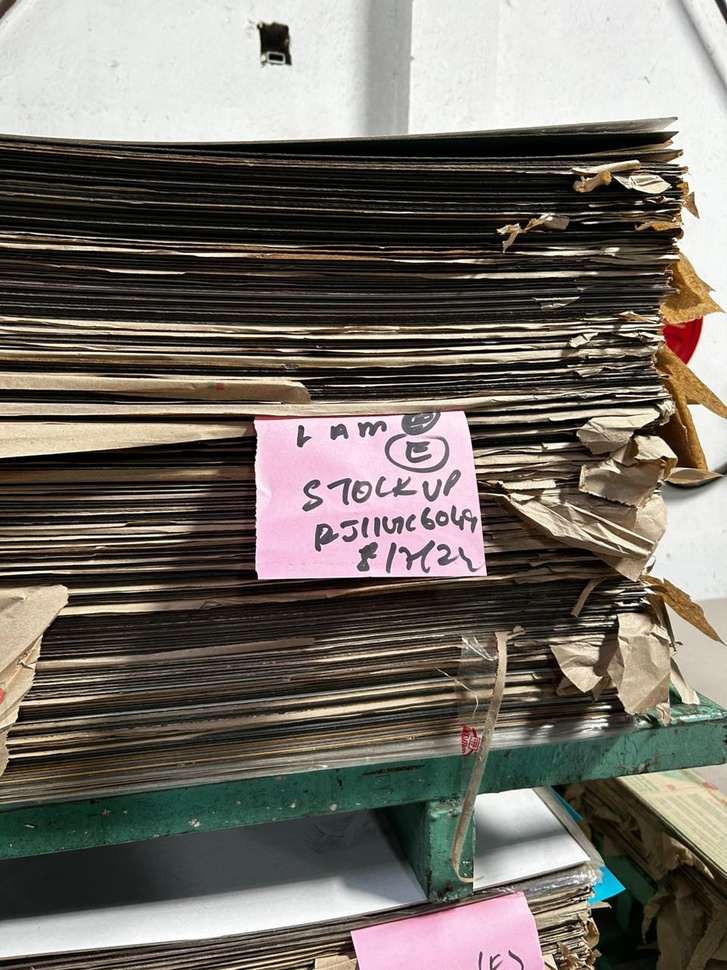
#> input picture sample_images/1.jpeg, 727 x 970 px, shrunk from 960 x 1280 before the run; its folder holds only this picture in this run
$ python -i image_analysis.py   (imports and definitions only)
#> lines starting #> are read from the running program, lines starting #| are printed output that depends on the picture; after the words box and inside, x2 and y2 are one past the last pixel; in counts of white or black regions, pixels touching at a corner belong together
import cv2
import numpy as np
from PIL import Image
import os

def preprocess_image(image_path):
#> called with image_path = 'sample_images/1.jpeg'
    try:
        # Load the image
        image = Image.open(image_path)
#> image is the input picture: PIL image 727x970 RGB; mean R, G, B 116.9, 111, 103.3
        image_cv = cv2.cvtColor(np.array(image), cv2.COLOR_RGB2BGR)

        # Convert the image to grayscale
        gray_image = cv2.cvtColor(image_cv, cv2.COLOR_BGR2GRAY)
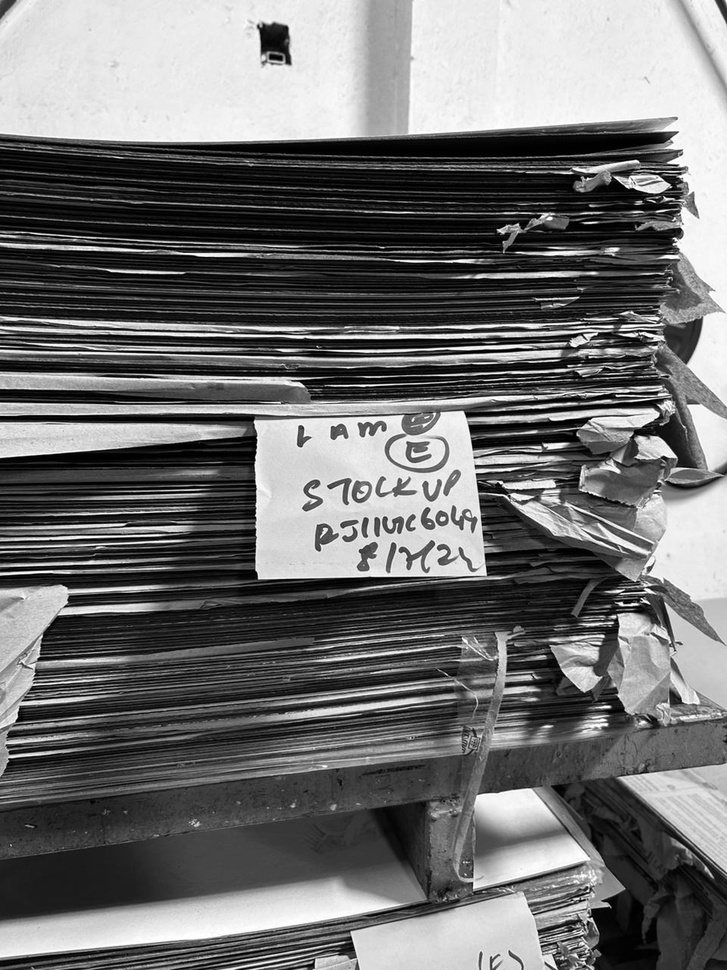
#> gray_image: shape (970, 727); min 0, max 255, mean 111.9

        # Apply Gaussian blur to reduce noise
        blurred_image = cv2.GaussianBlur(gray_image, (5, 5), 0)

        # Use the Canny edge detection method to detect edges
        edges = cv2.Canny(blurred_image, 50, 150)
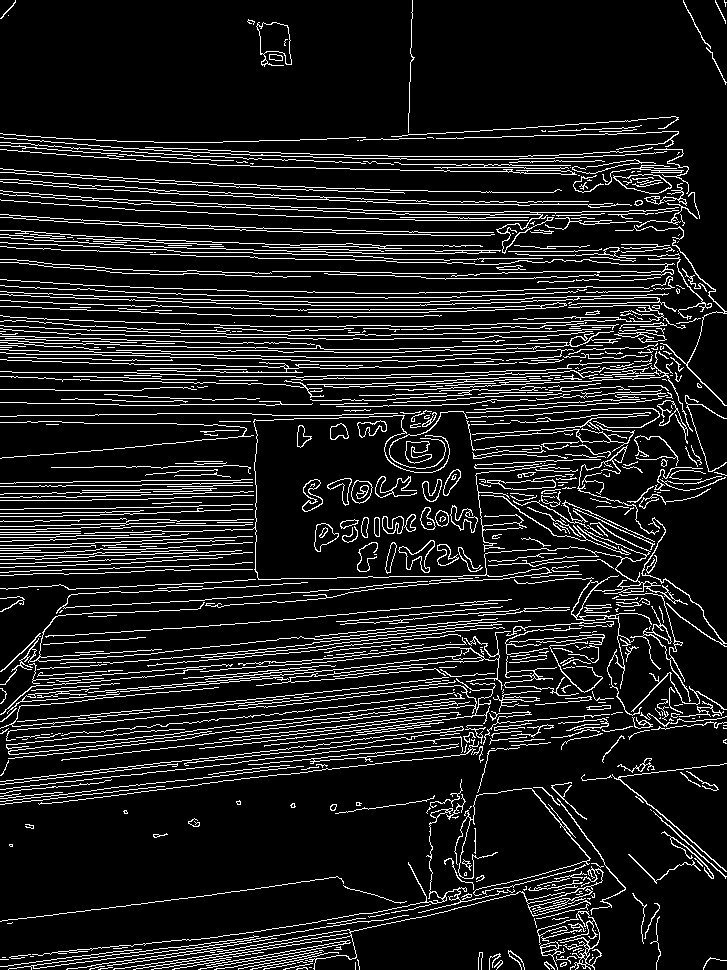
#> edges: shape (970, 727); 11.9% white in thin lines or dots

        # Apply morphological operations to enhance the edges
        kernel = np.ones((5, 5), np.uint8)
        dilated_edges = cv2.dilate(edges, kernel, iterations=1)
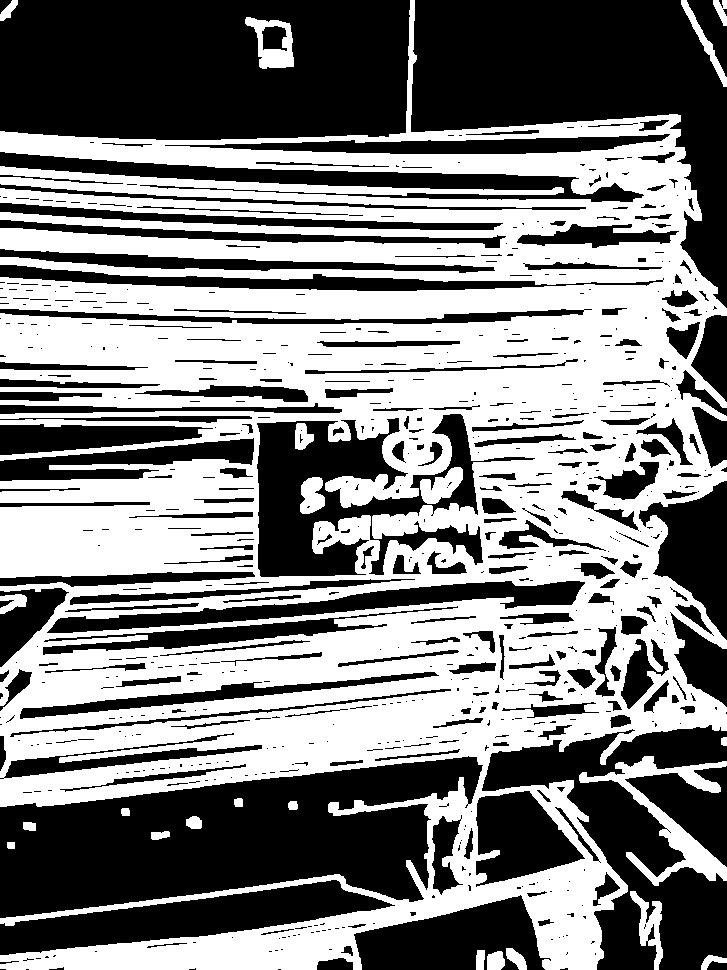
#> dilated_edges: shape (970, 727); 49.9% white; 23 white regions, largest, box (x1, y1, x2, y2) and area: (0, 0, 727, 970) 339971, (579, 756, 727, 886) 4452, (245, 17, 294, 69) 1259

        return image_cv, dilated_edges

    except Exception as e:
        print(f"An error occurred with {image_path}: {e}")
        return None, None


def find_and_filter_contours(dilated_edges, image_cv):
    # Find contours in the preprocessed image
    contours, _ = cv2.findContours(dilated_edges, cv2.RETR_EXTERNAL, cv2.CHAIN_APPROX_SIMPLE)

    # Filter contours based on size and shape to isolate the sheet boundaries
    min_contour_length = 100  # Minimum length of contours to be considered as sheet boundaries
    filtered_contours = []

    for contour in contours:
        if cv2.arcLength(contour, True) > min_contour_length:
            x, y, w, h = cv2.boundingRect(contour)
            # Check if the contour is roughly horizontal
            if w > h * 2:
                filtered_contours.append(contour)

    # Draw the filtered contours on the original image
    contours_image = image_cv.copy()
    cv2.drawContours(contours_image, filtered_contours, -1, (0, 255, 0), 2)

    return contours_image, len(filtered_contours)


# Path to the folder containing the images
folder_path = "sample_image"

# Loop through all files in the folder
# [7 lines not run here, left out]

>>> result = preprocess_image('sample_images/1.jpeg')

$ run again, on sample_images/2.jpeg
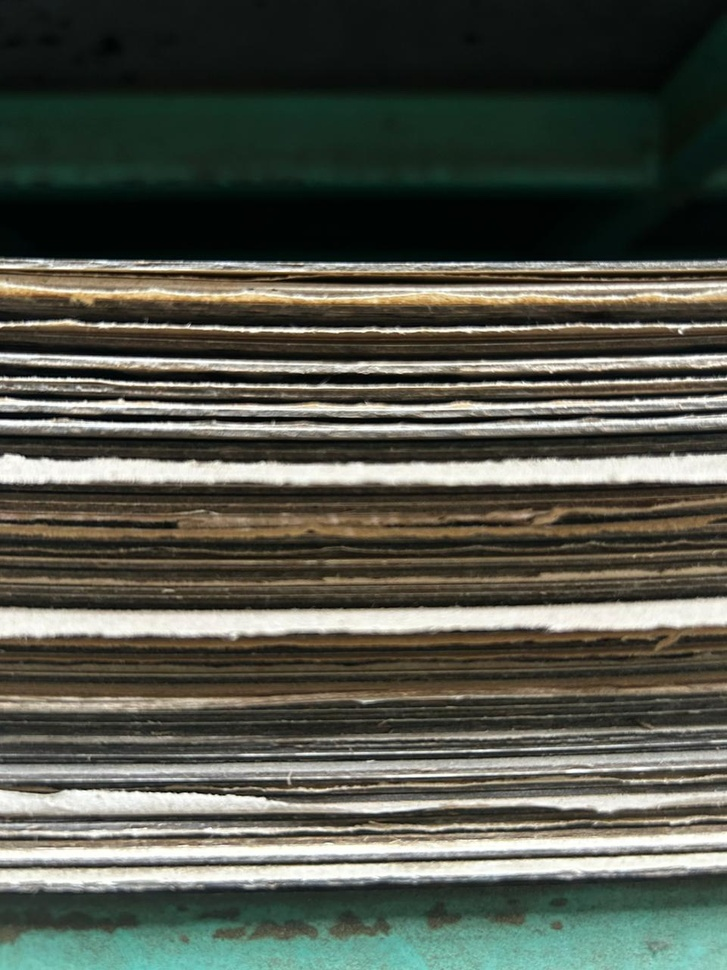
#> input picture sample_images/2.jpeg, 727 x 970 px, shrunk from 960 x 1280 before the run
#> in preprocess_image, image is the input picture: PIL image 727x970 RGB; mean R, G, B 82.2, 85.2, 75
#> in preprocess_image, `edges = cv2.Canny(blurred_image, 50, 150)`:
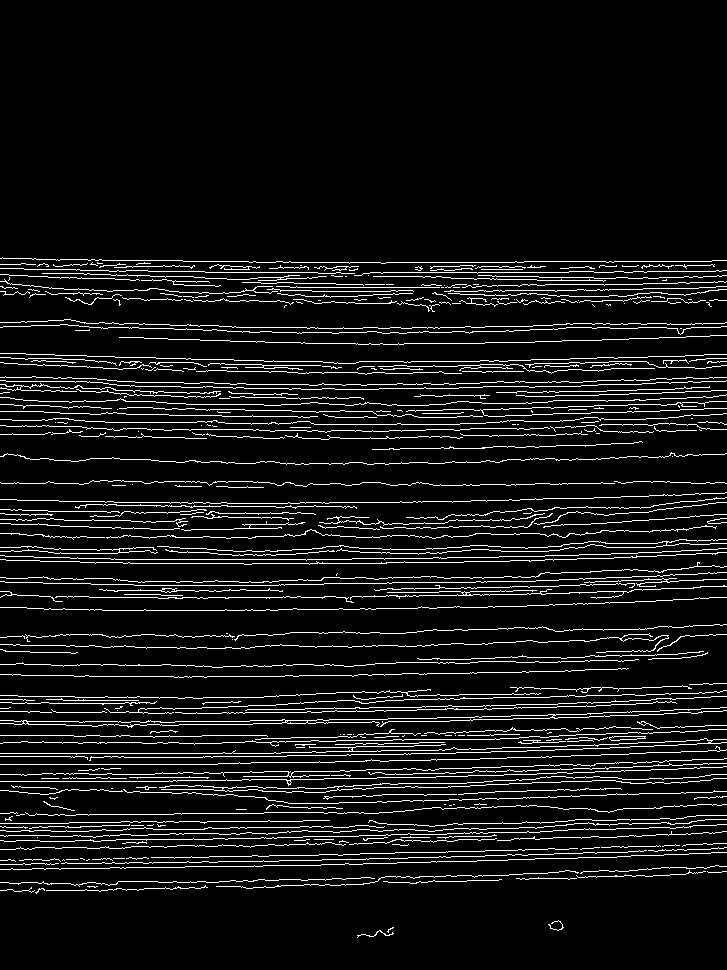
#> edges: shape (970, 727); 8% white in thin lines or dots, all inside (x1, y1, x2, y2) = (0, 257, 727, 938)
#> in preprocess_image, `dilated_edges = cv2.dilate(edges, kernel, iterations=1)`:
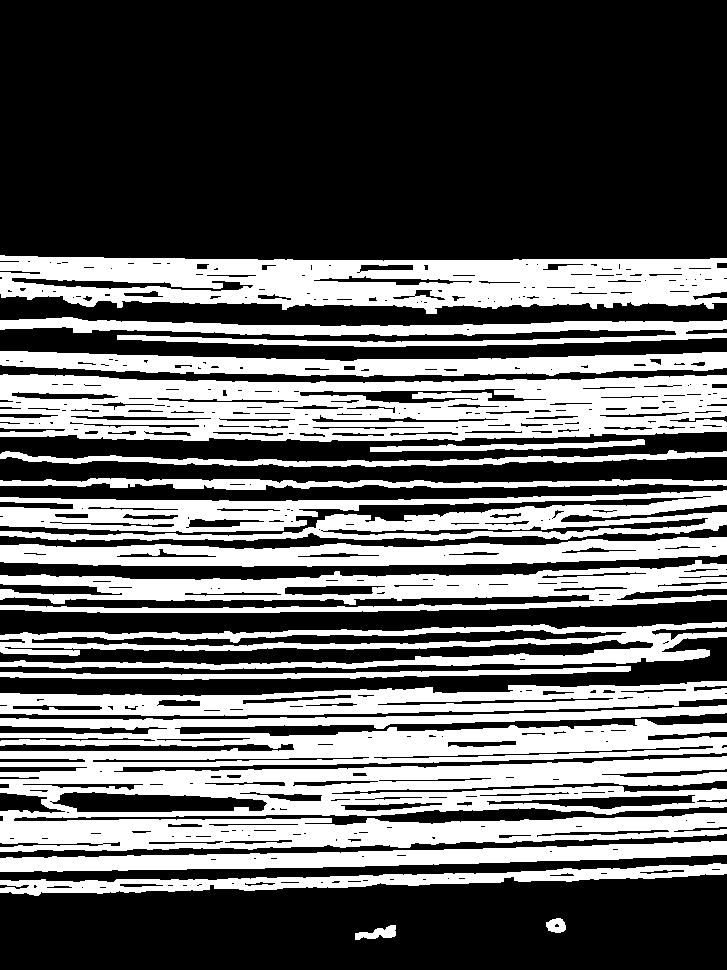
#> dilated_edges: shape (970, 727); 38.2% white; 18 white regions, largest, box (x1, y1, x2, y2) and area: (0, 705, 727, 852) 68673, (0, 374, 727, 442) 36109, (0, 255, 727, 314) 29636

$ run again, on sample_images/3.jpeg
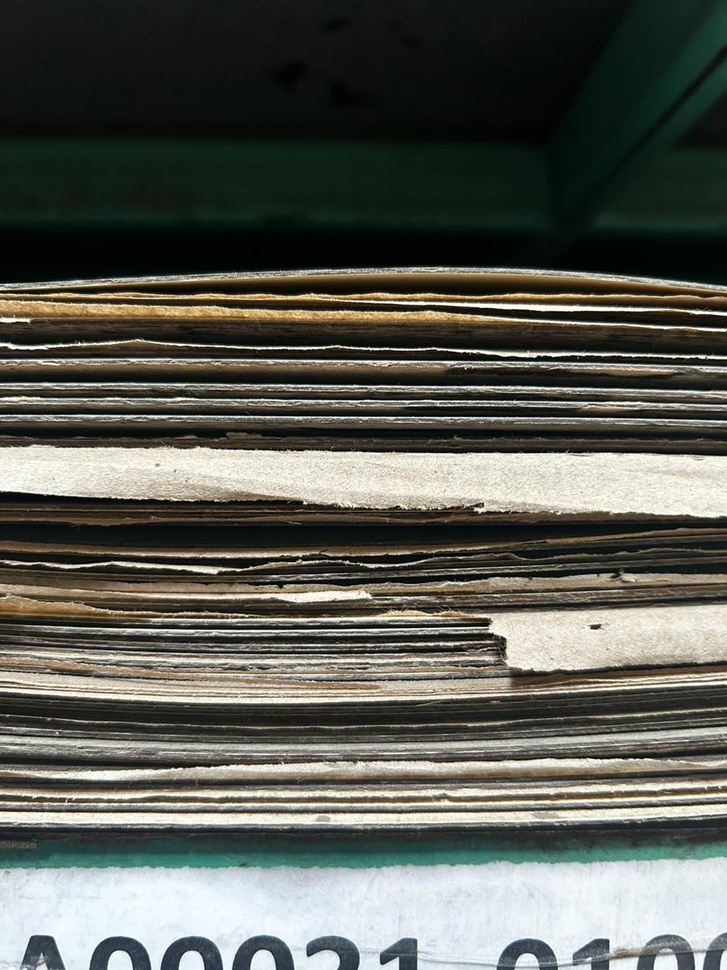
#> input picture sample_images/3.jpeg, 727 x 970 px, shrunk from 960 x 1280 before the run
#> in preprocess_image, image is the input picture: PIL image 727x970 RGB; mean R, G, B 91.2, 93, 85
#> in preprocess_image, `edges = cv2.Canny(blurred_image, 50, 150)`:
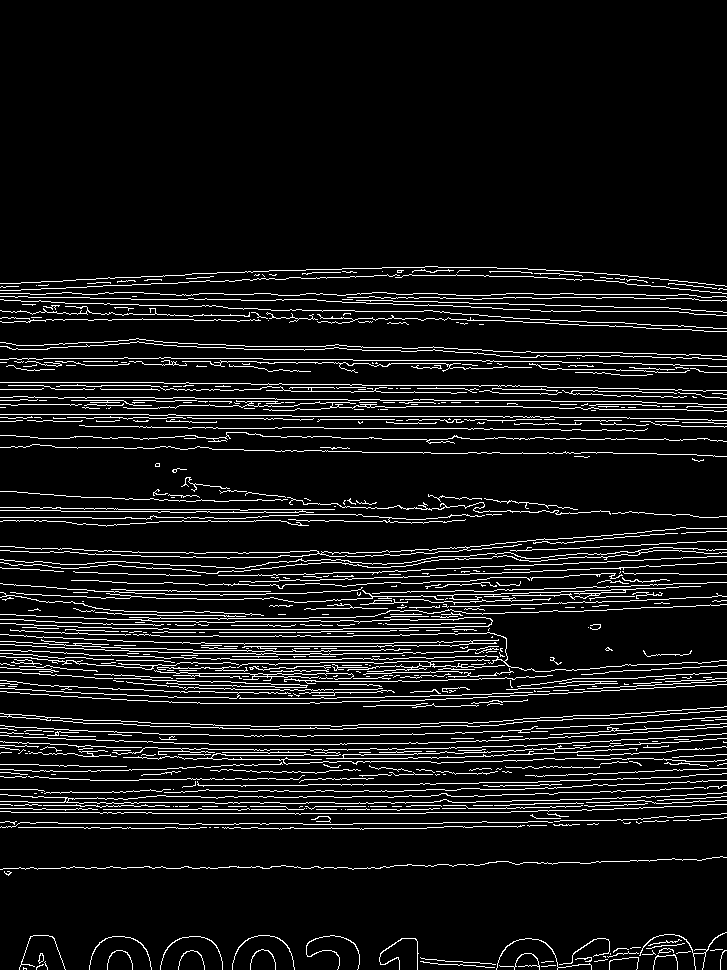
#> edges: shape (970, 727); 8.5% white in thin lines or dots, all inside (x1, y1, x2, y2) = (0, 266, 727, 970)
#> in preprocess_image, `dilated_edges = cv2.dilate(edges, kernel, iterations=1)`:
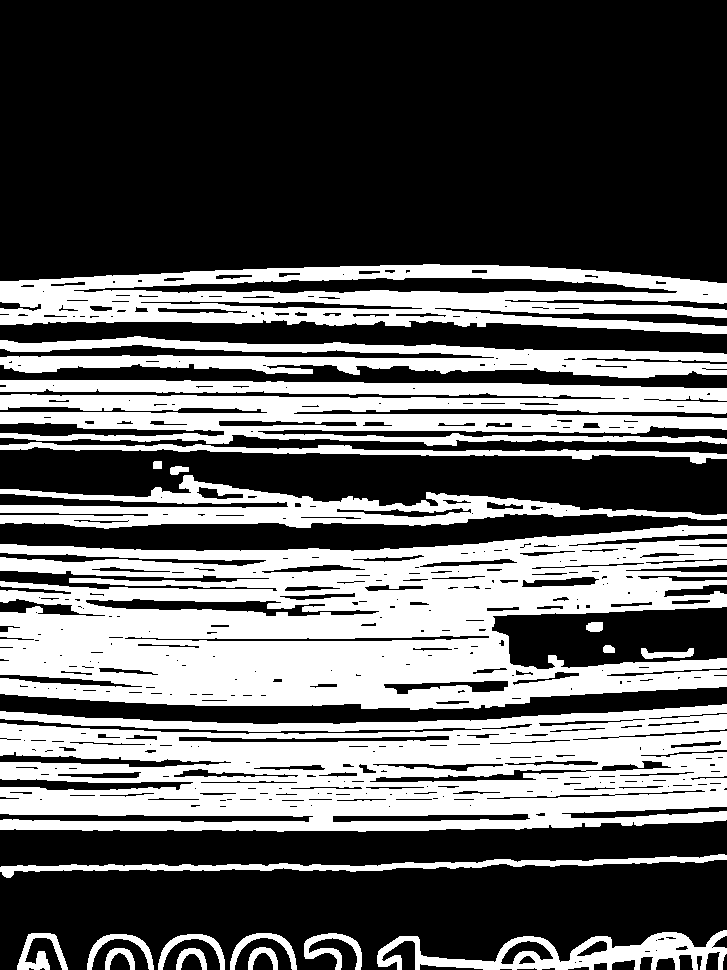
#> dilated_edges: shape (970, 727); 37.6% white; 22 white regions, largest, box (x1, y1, x2, y2) and area: (0, 525, 727, 710) 88337, (0, 704, 727, 832) 66488, (0, 380, 727, 446) 32902

$ run again, on sample_images/4.jpeg
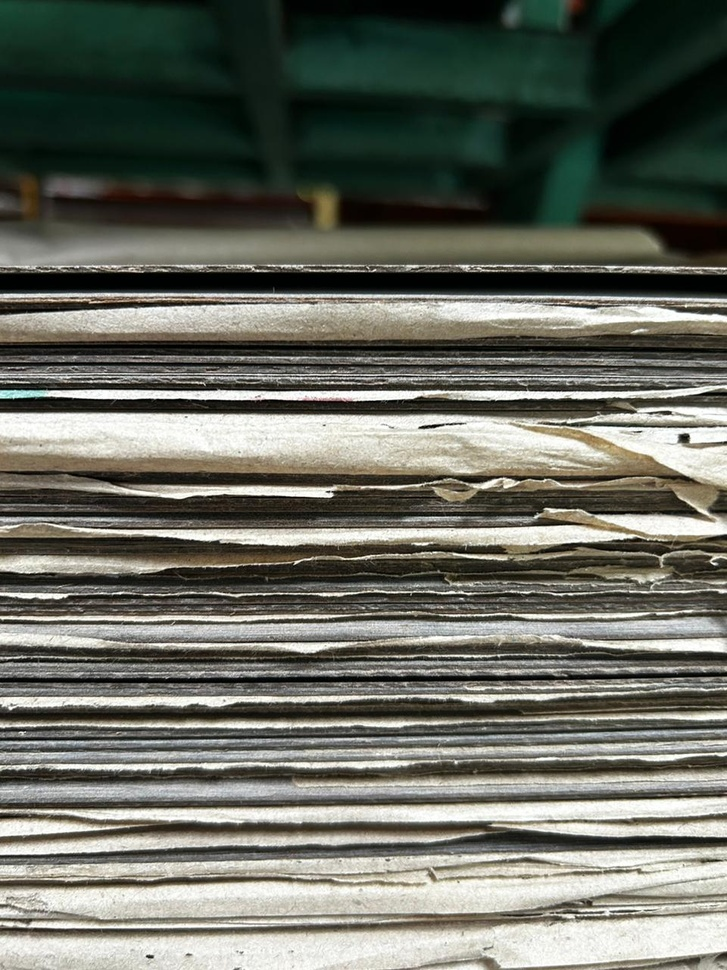
#> input picture sample_images/4.jpeg, 727 x 970 px, shrunk from 960 x 1280 before the run
#> in preprocess_image, image is the input picture: PIL image 727x970 RGB; mean R, G, B 105.6, 107.8, 98.1
#> in preprocess_image, `edges = cv2.Canny(blurred_image, 50, 150)`:
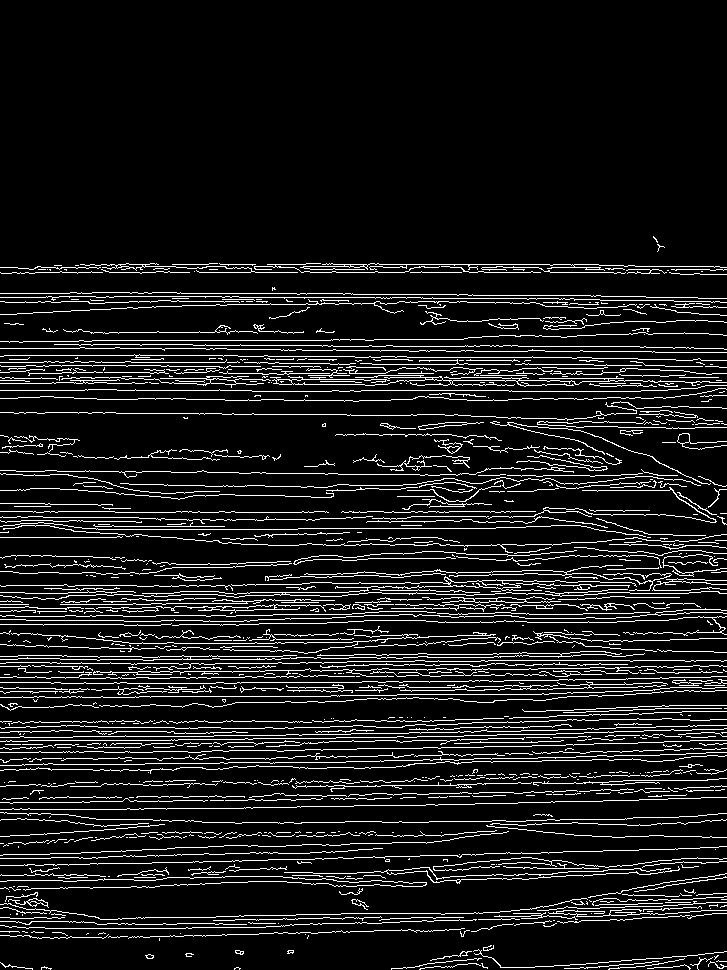
#> edges: shape (970, 727); 10.2% white in thin lines or dots, all inside (x1, y1, x2, y2) = (0, 236, 727, 970)
#> in preprocess_image, `dilated_edges = cv2.dilate(edges, kernel, iterations=1)`:
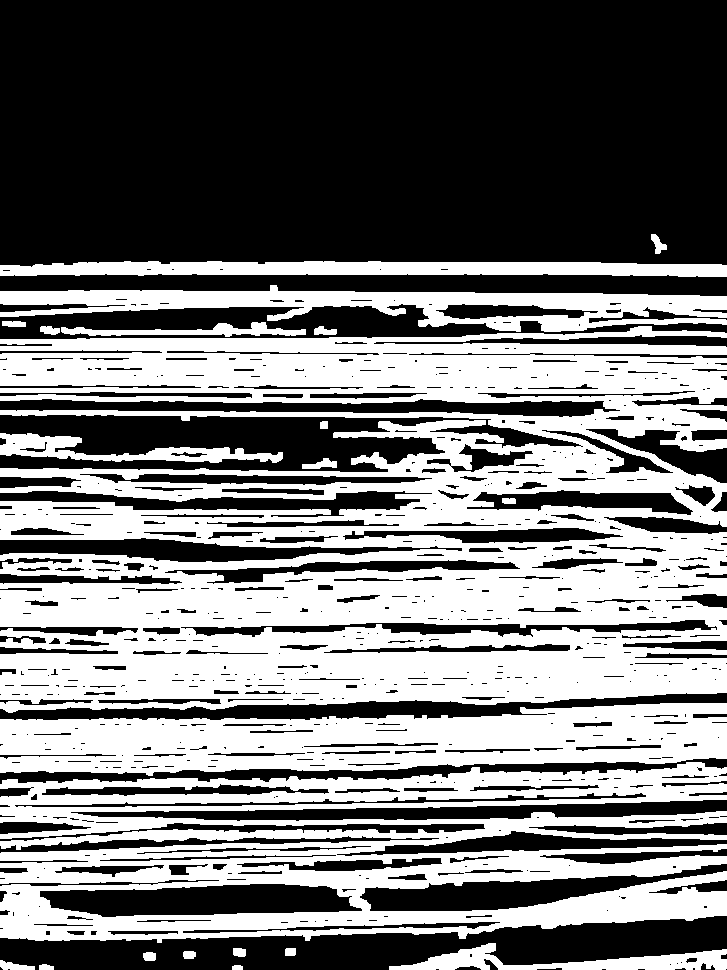
#> dilated_edges: shape (970, 727); 46% white; 22 white regions, largest, box (x1, y1, x2, y2) and area: (0, 326, 727, 713) 182807, (0, 762, 727, 943) 70295, (0, 703, 727, 776) 35998
